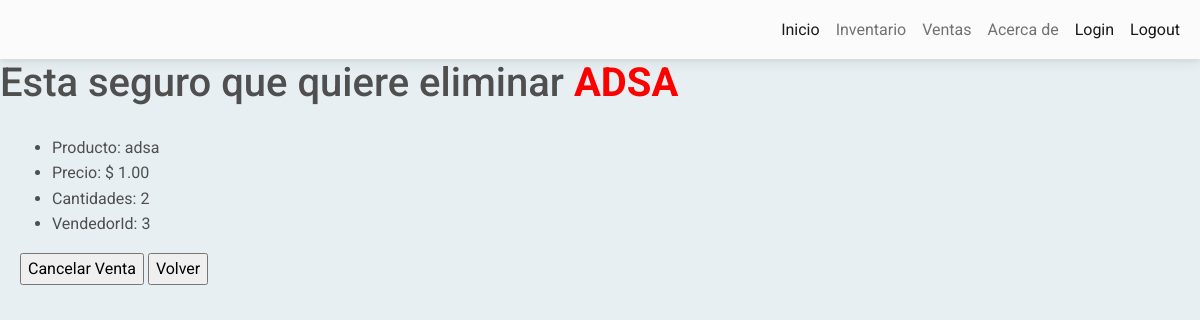
Page /ventas/eliminar//2 (signed in) on the committed database.
### InventarioModel/models.py (models this page shows, shortened)
class Ventas (Model):
    nombre_producto = CharField(max_length=70)
    precio_producto = DecimalField(max_digits=5,decimal_places=2)
    vendedor_id = IntegerField()
    cantidades = IntegerField()

### InventarioModel/views.py (the view)
# urls.py: path('ventas/eliminar//<pk>', Eliminar_Ventas.as_view(), name='eliminar_ventas'),
class Eliminar_Ventas(LoginRequiredMixin,DeleteView):
    model = Ventas
    success_url = reverse_lazy("ventas")
    template_name = "eliminar_venta.html"

### InventarioModel/Templates/eliminar_venta.html (shortened to what this page needs)
{% extends 'start.html'%}
{% load static %}
{% block bodycontent %}
<h1 > Esta seguro que quiere eliminar <b style="color: red; text-transform: uppercase"> {{ventas.nombre_producto}} </b> </h1>
<Form style="padding:20px" action="" method="POST"> {% csrf_token %}
<ul>
<li> Producto: {{ventas.nombre_producto}}</li>
<li> Precio: $ {{ventas.precio_producto}}</li>
<li> Cantidades: {{ventas.cantidades}}</li>
<li> VendedorId: {{ventas.vendedor_id}}</li>
</ul>
<input type='submit' value='Cancelar Venta'>
<input type="button" value="Volver" onclick="history.back()">
</form>
{% endblock  %}

### rows in the picture
Ventas: nombre_producto "ADSA", nombre_producto "adsa", precio_producto "1.00", cantidades "2", vendedor_id "3"
